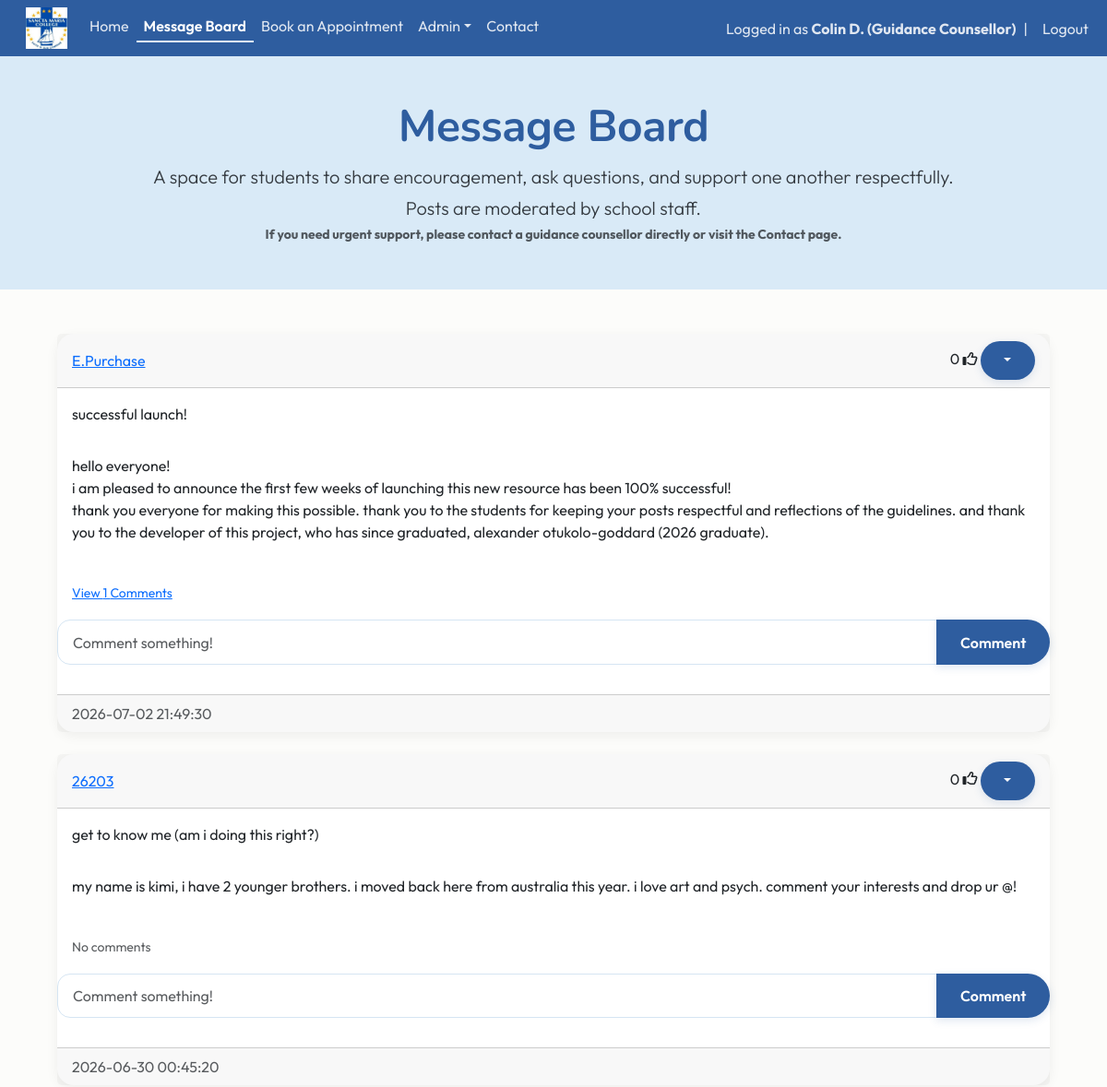
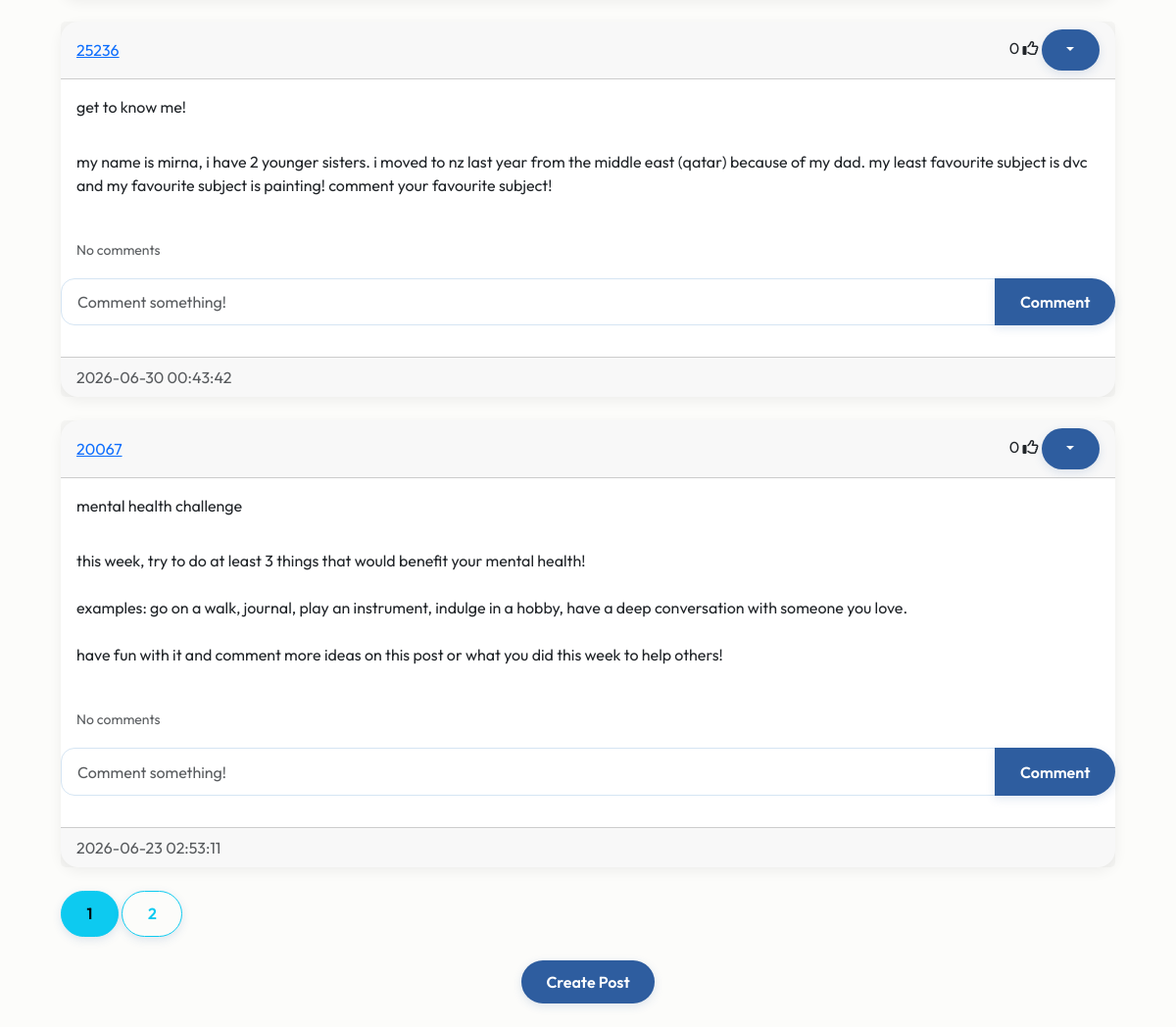
/blog (signed in), run on the app's committed database (2 pictures, top to bottom).
### website/models.py (models this page shows)
class User(db.Model, UserMixin):
    id = db.Column(db.Integer, primary_key=True)
    email = db.Column(db.String(150), unique=True)
    fname = db.Column(db.String(20))
    lname = db.Column(db.String(20))
    username = db.Column(db.String(150), unique=True)
    role = db.Column(db.String(150))
    password = db.Column(db.String(150))
    date_created = db.Column(db.DateTime(timezone=True), default=func.now())
    posts = db.relationship("Post", backref="user", cascade="all, delete-orphan")
    comments = db.relationship("Comment", backref="user", cascade="all, delete-orphan")
    likes = db.relationship("Like", backref="user", cascade="all, delete-orphan")
    appointments = db.relationship('Appointment', foreign_keys="Appointment.counsellor_id", back_populates="counsellor")

class Post(db.Model):
    id = db.Column(db.Integer, primary_key=True)
    title = db.Column(db.String(150), unique=False)
    content = db.Column(db.Text, nullable=False)
    date_created = db.Column(db.DateTime(timezone=True), default=func.now())
    author = db.Column(db.Integer, db.ForeignKey('user.id', ondelete="CASCADE"), nullable=False)
    comments = db.relationship('Comment', backref='post', cascade="all, delete-orphan")
    likes = db.relationship('Like', backref='post', cascade="all, delete-orphan")

### website/views.py (the view)
@views.route("/blog")
@login_required
def blog():
    page = request.args.get('page', 1, type=int)
    posts = Post.query.order_by(Post.date_created.desc()).paginate(page=page, per_page=4)
    return render_template("blog.html", user=current_user, posts=posts, endpoint='views.blog')

### website/__init__.py (called while the page is built)
def create_app():
    app = Flask(__name__)
    app.config['SECRET_KEY'] = "DQiAlMIU5u5eeLDw4KPMHx4d"
    app.config['SQLALCHEMY_DATABASE_URI'] = f'sqlite:///{DB_NAME}'
    db.init_app(app)
    from .views import views
    from .auth import auth
    app.register_blueprint(views, url_prefix="/")
    app.register_blueprint(auth, url_prefix="/")
    from .models import User, Post
    with app.app_context():
        db.create_all()
    login_manager = LoginManager()
    login_manager.login_view = "auth.login"
    login_manager.init_app(app)
    @login_manager.user_loader
    def load_user(id):
        return User.query.get(int(id))
    return app

### website/templates/blog.html
{% extends "posts_div.html"%} {% block title %} Message Board {% endblock %}

### website/templates/posts_div.html (shortened to what this page needs)
{% extends "template.html"%} {% block title %} Message Board {% endblock %}
{% block content%}
<section class="hero hero-small mb-5">
    <div class="container text-center">
        <h1 class="display-5 fw-bold">Message Board</h1>
        <p class="lead">A space for students to share encouragement, ask questions, and support one another respectfully. <br>
            Posts are moderated by school staff.</p>
        <p class="small text-muted"><strong>If you need urgent support, please contact a guidance counsellor directly or visit the Contact page.</strong></p>
    </div>
</section>
<div class="container">
    <div id="posts">
        {% for post in posts %}
        <div class="card border-dark">
            <div class="card-header d-flex justify-content-between align-items-center">
                <a href="/posts/{{post.user.username}}">{{post.user.username}}</a>
                <div>
                    <span id="likes-count-{{post.id}}">{{ post.likes|length }}</span>
                    {% if user.id in post.likes|map(attribute="author")|list %}
                    <i class="fas fa-thumbs-up" id="like-button-{{post.id}}" onclick="like({{post.id}})"></i>
                    {% else %}
                    <i class="far fa-thumbs-up" id="like-button-{{post.id}}" onclick="like({{post.id}})"></i>
                    {% endif %}
                        {% if user.id == post.author or user.role == "Teacher" or user.role == "Guidance Counsellor" %}
                        <div class="btn-group">
                            <button type="button" class="btn btn-primary btn-sm dropdown-toggle" data-bs-toggle="dropdown"></button>
                        </div>
                        {% endif %}
                </div>
            </div>
            <div class ="card-body">
                <div class="card-text">{{post.title}}</div>
            </div>
            <div class ="card-body">
                <div class="card-text">{{post.content | replace('\n', '<br>') | safe}}</div>
            </div>
            <br/>
            <p class="card-text ms-3">
                {% if post.comments|length > 0 %}
                <a data-bs-toggle="collapse" href="#comments-{{post.id}}" role="button">
                    <small>View {{post.comments|length}} Comments</small>
                </a>
                {% else %}
                <small class="text-muted">No comments</small>
                {% endif %}
            </p>
            <form class="input-group mb-3" method="POST" action="/create-comment/{{post.id}}">
                <input type="text" id="text" name="text" class="form-control" placeholder="Comment something!"/>
                <button type="submit" class="btn btn-primary">Comment</button>
            </form >
            <div class ="card-footer text-muted">{{post.date_created}}</div>
        </div>
        <br/>
        {% endfor %}
    </div>
    {% for page_num in posts.iter_pages(left_edge=1, right_edge=1, left_current=1, right_current=2) %}
    {% if page_num %}
    {% if endpoint == 'views.posts' %}
    {% set page_url = url_for(endpoint, username=username, page=page_num) %}
    {% else %}
    {% set page_url = url_for(endpoint, page=page_num) %}
    {% endif %}
    {% if posts.page == page_num %}
    <a class="btn btn-info mb-4" href="{{ page_url }}">{{page_num}}</a>
    {% else %}
    <a class="btn btn-outline-info mb-4" href="{{ page_url }}">{{page_num}}</a>
    {% endif %}
    {% else %}
    ...
    {% endif %}
    {% endfor %}
    {% block footer %}
    <div align="center">
        <a href="/create-post">
            <button type="button" class="btn btn-primary btn-large">
                Create Post
            </button>
        </a>
    </div>
    <br/>
</div>
{% endblock %}
{% endblock %}

### website/templates/template.html (shortened to what this page needs)
<!DOCTYPE html>
<html>
    <head>
        <link href="https://cdn.jsdelivr.net/npm/bootstrap@5.3.8/dist/css/bootstrap.min.css" rel="stylesheet">
        <link rel="stylesheet" type="text/css" href="{{ url_for('static', filename='main.css') }}">
    </head>
    <body>
        <nav class="navbar navbar-expand-lg">
            <div class="container-fluid">
              <div class="collapse navbar-collapse" id="navbarSupportedContent">
                <ul class="navbar-nav me-auto mb-2 mb-lg-0">
                  <li class="nav-item">
                      <a class="navbar-brand" href="/home">
                          <img src="{{ url_for('static', filename='img/schoollogo.jpg') }}" width="45px" height="45px">
                      </a>
                  </li>
                  <li class="nav-item">
                      <a class="nav-link {% if request.path == '/home' %}active{% endif %}" href="/home">Home</a>
                  </li>
                  {% if user.is_authenticated %}
                  <li class="nav-item">
                    <a class="nav-link {% if request.path == '/blog' %}active{% endif %}" href="/blog">Message Board</a>
                  </li>
                  <li class="nav-item">
                      <a class="nav-link {% if request.path == '/book-appointment' %}active{% endif %}" href="/book-appointment">Book an Appointment</a>
                  </li>
                  {% if current_user.role == "Guidance Counsellor" %}
                  <li class="nav-item dropdown">
                    <a class="nav-link dropdown-toggle {% if request.path in ['/notifications', '/permissions'] %}active{% endif %}" href="#" role="button" data-bs-toggle="dropdown" aria-expanded="false">Admin</a>
                  </li>
                  {% endif %}
                  {% endif %}
                  <li class="nav-item">
                      <a class="nav-link {% if request.path == '/contact' %}active{% endif %}" href="/contact">Contact</a>
                  </li>
                </ul>
                <ul class="navbar-nav ms-auto align-items-center">
                {% if user.is_authenticated %}
                <li class="nav-item">
                    <span class="navbar-text">
                        Logged in as <strong>{{ user.fname }} {{ user.lname[0] }}. ({{ user.role }})</strong>
                    </span>
                </li>
                <li class="nav-item mx-2">
                    <span class="navbar-text">|</span>
                </li>
                <li class="nav-item">
                    <a class="nav-link py-0" href="/logout">Logout</a>
                </li>
                {% endif %}
                </ul>
              </div>
            </div>
          </nav>
        <main>{% block content %} {% endblock %}</main>
      </body>
</html>

### website/static/main.css (style rules this page uses)
:root { --navy: #2E5D9F; --blue: #5D8CC7; --seafoam: #e7f3fc; --light-blue: #F5FAFE; --cream: #FCFCFA; --text: #343A40; --danger: #C86B6B; --radius: 18px; --section-padding: 6rem; }
.navbar { background-color:var(--navy); }
.navbar .nav-link, .navbar .navbar-text { color: rgba(255,255,255,0.85); transition: 0.2s ease; }
.navbar .nav-link.active { color: #FFFFFF; font-weight: 600; border-bottom: 2px solid var(--seafoam); padding-bottom: 4px; }
body { background-color: var(--cream); color: var(--text); font-family: 'Outfit', Arial, sans-serif; }
h1,h2,h3 { font-family: 'Nunito', Arial, sans-serif; font-weight: 700; }
p { line-height:1.7; }
.hero { background: #D9EAF7; min-height: 500px; display: flex; align-items: center; }
.hero-small { background: #D9EAF7; min-height: 220px; display: flex; align-items: center; padding: 3rem 0; margin-bottom:3rem; }
.hero h1 { color: var(--navy); font-family: 'Nunito', sans-serif; font-weight: 800; letter-spacing: -0.5px; }
.hero p { max-width:700px; margin:auto; }
.hero .lead { max-width:900px; margin:0 auto; }
.container { max-width: 1100px; }
.card { border: none; border-radius: var(--radius); box-shadow: 0 4px 14px rgba(0,0,0,0.06); transition: transform 0.25s ease, box-shadow 0.25s ease; }
.btn { border-radius: 30px; padding: .65rem 1.6rem; font-weight: 600; transition: all .25s ease; box-shadow: 0 3px 10px rgba(46,93,159,.15); }
.btn-primary { background: var(--navy); border: none; color: white; }
form { padding-bottom:1rem; }
.form-control, .form-select { border-radius:14px; border:1px solid #D5E5F3; padding:.7rem 1rem; }

### data on the page
User: fname "Colin", lname "D", role "Guidance Counsellor"
Post: user.username "E.Purchase", likes|length "0", title "successful launch!", content "hello everyone! i am pleased to announce the first few weeks of launching this new resource has been 100% successful! thank you everyone for making this possible. thank you to the students for keeping your posts respectful and reflections of the guidelines. and thank you to the developer of this project, who has since graduated, alexander otukolo-goddard (2026 graduate).", comments|length "1", date_created "2026-07-02 21:49:30"
Post: user.username "26203", likes|length "0", title "get to know me (am i doing this right?)", content "my name is kimi, i have 2 younger brothers. i moved back here from australia this year. i love art and psych. comment your interests and drop ur @!", shows "No comments", date_created "2026-06-30 00:45:20"
Post: user.username "25236", likes|length "0", title "get to know me!", content "my name is mirna, i have 2 younger sisters. i moved to nz last year from the middle east (qatar) because of my dad. my least favourite subject is dvc and my favourite subject is painting! comment your favourite subject!", shows "No comments", date_created "2026-06-30 00:43:42"
Post: user.username "20067", likes|length "0", title "mental health challenge", content "this week, try to do at least 3 things that would benefit your mental health! examples: go on a walk, journal, play an instrument, indulge in a hobby, have a deep conversation with someone you love. have fun with it and comment more ideas on this post or what you did this week to help others!", shows "No comments", date_created "2026-06-23 02:53:11"

### other printed values
{{ page_num }} "1"
{{ page_num }} "2"
